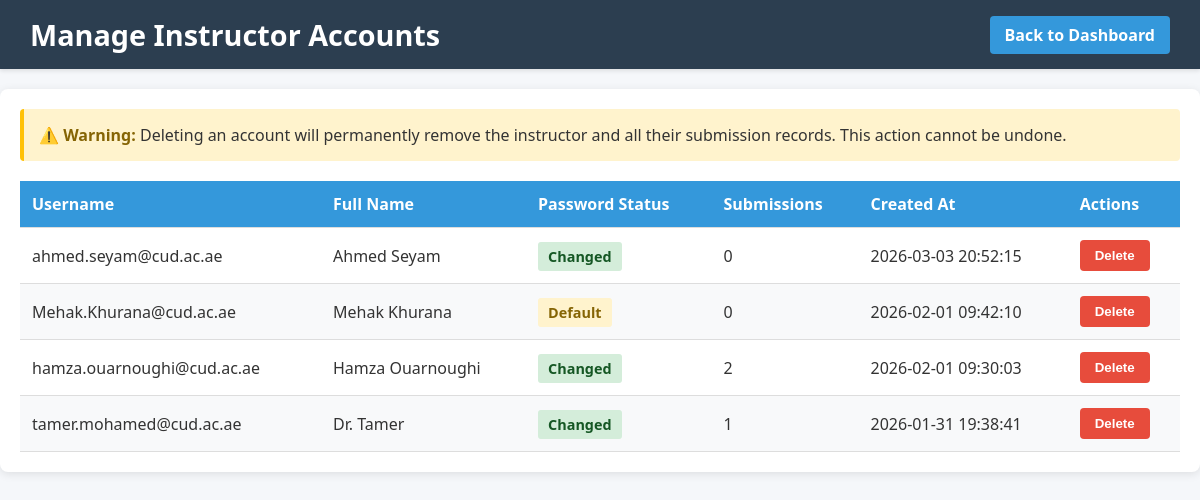
Page /admin/manage-accounts (signed in) on the committed database.
### tables this page shows
CREATE TABLE users
                 (id INTEGER PRIMARY KEY AUTOINCREMENT,
                  username TEXT UNIQUE NOT NULL,
                  password_hash TEXT NOT NULL,
                  role TEXT NOT NULL,
                  full_name TEXT,
                  created_at TIMESTAMP DEFAULT CURRENT_TIMESTAMP,
                  password_changed BOOLEAN DEFAULT 0);

### app.py (the view)
    def wrapper(*args, **kwargs):
        if not session.get('logged_in'):
            return redirect(url_for('login'))
        if session.get('role') != 'admin':
            flash('Admin access required', 'danger')
            return redirect(url_for('index'))
        return func(*args, **kwargs)

### app.py (called while the page is built)
def get_db():
    conn = sqlite3.connect('app.db')
    conn.row_factory = sqlite3.Row
    return conn

def admin_required(func):
    def wrapper(*args, **kwargs):
        if not session.get('logged_in'):
            return redirect(url_for('login'))
        if session.get('role') != 'admin':
            flash('Admin access required', 'danger')
            return redirect(url_for('index'))
        return func(*args, **kwargs)
    wrapper.__name__ = func.__name__
    return wrapper

@app.route('/admin/manage-accounts', methods=['GET'])
@admin_required
def manage_accounts():
    conn = get_db()
    instructors = conn.execute('SELECT * FROM users WHERE role = ? ORDER BY created_at DESC', ('instructor',)).fetchall()
    instructor_list = []
    for instructor in instructors:
        sub_count = conn.execute('SELECT COUNT(*) FROM submissions WHERE instructor_id = ?',
                                (instructor['id'],)).fetchone()[0]
        instructor_list.append({
            'id': instructor['id'],
            'username': instructor['username'],
            'full_name': instructor['full_name'],
            'created_at': instructor['created_at'],
            'password_changed': instructor['password_changed'],
            'submission_count': sub_count
        })
    conn.close()
    return render_template('manage_accounts.html', instructors=instructor_list)

### templates/manage_accounts.html (shortened to what this page needs)
<!DOCTYPE html>
<html>
<head>
</head>
<body>
<div class="page-header">
    <h1>Manage Instructor Accounts</h1>
    <div class="header-actions">
        <a href="{{ url_for('admin_dashboard') }}" class="btn btn-primary">Back to Dashboard</a>
    </div>
</div>
<div class="main-container">
    <div class="warning-box">
        <strong>⚠️ Warning:</strong> Deleting an account will permanently remove the instructor and all their submission records. This action cannot be undone.
    </div>
    {% if instructors %}
    <table class="accounts-table">
        <thead>
            <tr>
                <th>Username</th>
                <th>Full Name</th>
                <th>Password Status</th>
                <th>Submissions</th>
                <th>Created At</th>
                <th>Actions</th>
            </tr>
        </thead>
        <tbody>
            {% for instructor in instructors %}
            <tr>
                <td>{{ instructor.username }}</td>
                <td>{{ instructor.full_name or 'N/A' }}</td>
                <td>
                    {% if instructor.password_changed %}
                    <span class="status-badge status-changed">Changed</span>
                    {% else %}
                    <span class="status-badge status-not-changed">Default</span>
                    {% endif %}
                </td>
                <td>{{ instructor.submission_count }}</td>
                <td>{{ instructor.created_at }}</td>
                <td>
                    <form method="POST" action="{{ url_for('delete_account', user_id=instructor.id) }}"
                          onsubmit="return confirm('Are you sure you want to delete the account for {{ instructor.username }}? This will also delete all their submissions. This action cannot be undone!');"
                          style="display: inline;">
                        <button type="submit" class="btn btn-danger">Delete</button>
                    </form>
                </td>
            </tr>
            {% endfor %}
        </tbody>
    </table>
    {% else %}
    <div class="status-info">
        <p>No instructor accounts found.</p>
    </div>
    {% endif %}
</div>
</body>
</html>

### templates/manage_accounts.html (style rules this page uses)
body { font-family: 'Segoe UI', Tahoma, Geneva, Verdana, sans-serif; margin: 0; padding: 0; background-color: #f5f7fa; color: #333; }
.page-header { background-color: #2c3e50; color: white; padding: 15px 30px; display: flex; justify-content: space-between; align-items: center; box-shadow: 0 2px 4px rgba(0,0,0,0.1); }
.page-header h1 { margin: 0; font-size: 1.8em; color: white; }
.page-header .header-actions { display: flex; gap: 10px; }
.page-header .btn { padding: 8px 15px; text-decoration: none; border-radius: 4px; font-weight: 600; transition: background-color 0.3s; border: none; cursor: pointer; }
.page-header .btn-primary { background-color: #3498db; color: white; }
.main-container { max-width: 1200px; margin: 20px auto; background-color: white; padding: 20px; border-radius: 8px; box-shadow: 0 2px 10px rgba(0,0,0,0.1); }
h1, h2 { color: #2c3e50; }
.accounts-table { width: 100%; border-collapse: collapse; margin-top: 15px; }
.accounts-table th, .accounts-table td { padding: 12px; text-align: left; border-bottom: 1px solid #ddd; }
.accounts-table th { background-color: #3498db; color: white; font-weight: 600; }
.accounts-table tr:nth-child(even) { background-color: #f8f9fa; }
.btn { padding: 8px 15px; border: none; border-radius: 4px; cursor: pointer; font-weight: 600; transition: all 0.3s; text-decoration: none; display: inline-block; }
.btn-danger { background-color: #e74c3c; color: white; }
.status-badge { padding: 5px 10px; border-radius: 3px; font-size: 0.9em; font-weight: 600; }
.status-changed { background-color: #d4edda; color: #155724; }
.status-not-changed { background-color: #fff3cd; color: #856404; }
.warning-box { background-color: #fff3cd; border-left: 4px solid #ffc107; padding: 15px; margin-bottom: 20px; border-radius: 4px; }
.warning-box strong { color: #856404; }

### rows in the picture
users: username "ahmed.seyam@cud.ac.ae", full_name "Ahmed Seyam", password_changed "Changed", submission_count "0", created_at "2026-03-03 20:52:15"
users: username "Mehak.Khurana@cud.ac.ae", full_name "Mehak Khurana", shows "Default", submission_count "0", created_at "2026-02-01 09:42:10"
users: username "hamza.ouarnoughi@cud.ac.ae", full_name "Hamza Ouarnoughi", password_changed "Changed", submission_count "2", created_at "2026-02-01 09:30:03"
users: username "tamer.mohamed@cud.ac.ae", full_name "Dr. Tamer", shows "Changed", submission_count "1", created_at "2026-01-31 19:38:41"
